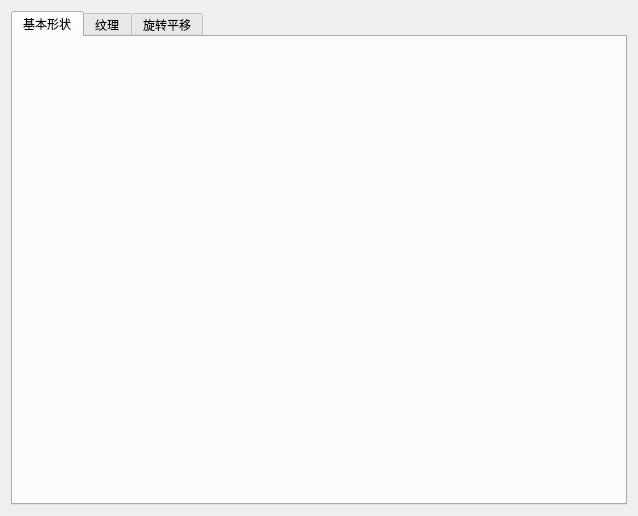
<?xml version="1.0" encoding="UTF-8"?>
<ui version="4.0">
 <class>BasicWidgetClass</class>
 <widget class="QWidget" name="BasicWidgetClass">
  <property name="geometry">
   <rect>
    <x>0</x>
    <y>0</y>
    <width>638</width>
    <height>516</height>
   </rect>
  </property>
  <property name="windowTitle">
   <string>BasicWidget</string>
  </property>
  <layout class="QHBoxLayout" name="horizontalLayout">
   <item>
    <widget class="QTabWidget" name="tabWidget">
     <property name="currentIndex">
      <number>0</number>
     </property>
     <widget class="QWidget" name="tab">
      <attribute name="title">
       <string>基本形状</string>
      </attribute>
     </widget>
     <widget class="QWidget" name="tab_3">
      <attribute name="title">
       <string>纹理</string>
      </attribute>
     </widget>
     <widget class="QWidget" name="tab_2">
      <attribute name="title">
       <string>旋转平移</string>
      </attribute>
     </widget>
    </widget>
   </item>
  </layout>
 </widget>
 <layoutdefault spacing="6" margin="11"/>
 <resources/>
 <connections/>
</ui>
